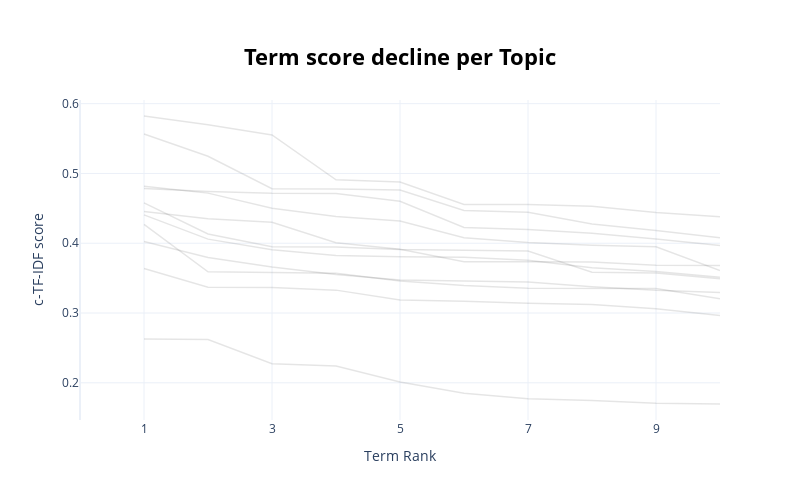

Write notebook code for a chart like this one.
### Code cell
topic_model.visualize_term_rank()

### Figure 1 — Plotly figure (JSON) as saved in the notebook; plotly's stock layout.template omitted (floating-point values rounded to 4 significant figures)
{"data": [{"hovertext": "<b>Topic -1</b>:the_is_as_are_this_of_that_all_how", "line": {"color": "black", "width": 1.5}, "mode": "lines+lines", "name": "", "opacity": 0.1, "type": "scatter", "x": [1, 2, 3, 4, 5, 6, 7, 8, 9, 10], "y": [0.4783, 0.4742, 0.4717, 0.4713, 0.46, 0.4227, 0.4198, 0.4145, 0.406, 0.3968]}, {"hovertext": "<b>Topic 0</b>:as_in_the_are_is_of_typhoon2_only_m", "line": {"color": "black", "width": 1.5}, "mode": "lines+lines", "name": "", "opacity": 0.1, "type": "scatter", "x": [1, 2, 3, 4, 5, 6, 7, 8, 9, 10], "y": [0.4271, 0.3591, 0.358, 0.3568, 0.3458, 0.3393, 0.3353, 0.3352, 0.3352, 0.3203]}, {"hovertext": "<b>Topic 1</b>:of_as_is_are_xj_in_𝑠0_the_that_one", "line": {"color": "black", "width": 1.5}, "mode": "lines+lines", "name": "", "opacity": 0.1, "type": "scatter", "x": [1, 2, 3, 4, 5, 6, 7, 8, 9, 10], "y": [0.4456, 0.4352, 0.43, 0.4007, 0.3914, 0.3736, 0.3735, 0.3732, 0.3683, 0.368]}, {"hovertext": "<b>Topic 2</b>:huang_zhao_zhu_liu_jiang_2024_wu_zh", "line": {"color": "black", "width": 1.5}, "mode": "lines+lines", "name": "", "opacity": 0.1, "type": "scatter", "x": [1, 2, 3, 4, 5, 6, 7, 8, 9, 10], "y": [0.4817, 0.4718, 0.4502, 0.4384, 0.4319, 0.4079, 0.401, 0.3972, 0.3949, 0.361]}, {"hovertext": "<b>Topic 3</b>:as_of_the_scaling_in_are_is_not_by_", "line": {"color": "black", "width": 1.5}, "mode": "lines+lines", "name": "", "opacity": 0.1, "type": "scatter", "x": [1, 2, 3, 4, 5, 6, 7, 8, 9, 10], "y": [0.4579, 0.4132, 0.3948, 0.3945, 0.3909, 0.3899, 0.3888, 0.3586, 0.3574, 0.3491]}, {"hovertext": "<b>Topic 4</b>:biorxiv_2017_acl_david_2016_2020_ge", "line": {"color": "black", "width": 1.5}, "mode": "lines+lines", "name": "", "opacity": 0.1, "type": "scatter", "x": [1, 2, 3, 4, 5, 6, 7, 8, 9, 10], "y": [0.3639, 0.337, 0.3365, 0.3328, 0.3187, 0.3169, 0.3139, 0.3123, 0.3059, 0.2964]}, {"hovertext": "<b>Topic 5</b>:as_similarity_topics_subtopics_the_", "line": {"color": "black", "width": 1.5}, "mode": "lines+lines", "name": "", "opacity": 0.1, "type": "scatter", "x": [1, 2, 3, 4, 5, 6, 7, 8, 9, 10], "y": [0.4407, 0.4059, 0.3906, 0.3825, 0.3805, 0.3799, 0.3756, 0.365, 0.3595, 0.3512]}, {"hovertext": "<b>Topic 6</b>:cx_xtx_nxxt_of_xˆvi_is_ˆv1_are_ˆv2_", "line": {"color": "black", "width": 1.5}, "mode": "lines+lines", "name": "", "opacity": 0.1, "type": "scatter", "x": [1, 2, 3, 4, 5, 6, 7, 8, 9, 10], "y": [0.5564, 0.5246, 0.4781, 0.4778, 0.4762, 0.447, 0.4443, 0.4277, 0.4184, 0.4077]}, {"hovertext": "<b>Topic 7</b>:are_of_33_as_sailor_and_21_dou_post", "line": {"color": "black", "width": 1.5}, "mode": "lines+lines", "name": "", "opacity": 0.1, "type": "scatter", "x": [1, 2, 3, 4, 5, 6, 7, 8, 9, 10], "y": [0.2629, 0.2619, 0.2273, 0.2239, 0.2013, 0.1849, 0.1772, 0.1746, 0.1708, 0.1696]}, {"hovertext": "<b>Topic 8</b>:017_014_015_013_005_002_023_951_003", "line": {"color": "black", "width": 1.5}, "mode": "lines+lines", "name": "", "opacity": 0.1, "type": "scatter", "x": [1, 2, 3, 4, 5, 6, 7, 8, 9, 10], "y": [0.5823, 0.5698, 0.5551, 0.4909, 0.4876, 0.4555, 0.4553, 0.4528, 0.4441, 0.438]}, {"hovertext": "<b>Topic 9</b>:refined_as_refinement_cot_is_correc", "line": {"color": "black", "width": 1.5}, "mode": "lines+lines", "name": "", "opacity": 0.1, "type": "scatter", "x": [1, 2, 3, 4, 5, 6, 7, 8, 9, 10], "y": [0.4026, 0.3797, 0.3659, 0.3551, 0.3472, 0.3463, 0.3444, 0.3378, 0.3325, 0.3292]}], "layout": {"height": 500, "hoverlabel": {"bgcolor": "white", "font": {"family": "Rockwell", "size": 16}}, "showlegend": false, "title": {"font": {"color": "Black", "size": 22}, "text": "<b>Term score decline per Topic</b>", "x": 0.5, "xanchor": "center", "y": 0.9, "yanchor": "top"}, "width": 800, "xaxis": {"dtick": 2, "range": [0, 10], "tick0": 1, "title": {"text": "Term Rank"}}, "yaxis": {"title": {"text": "c-TF-IDF score"}}}}
